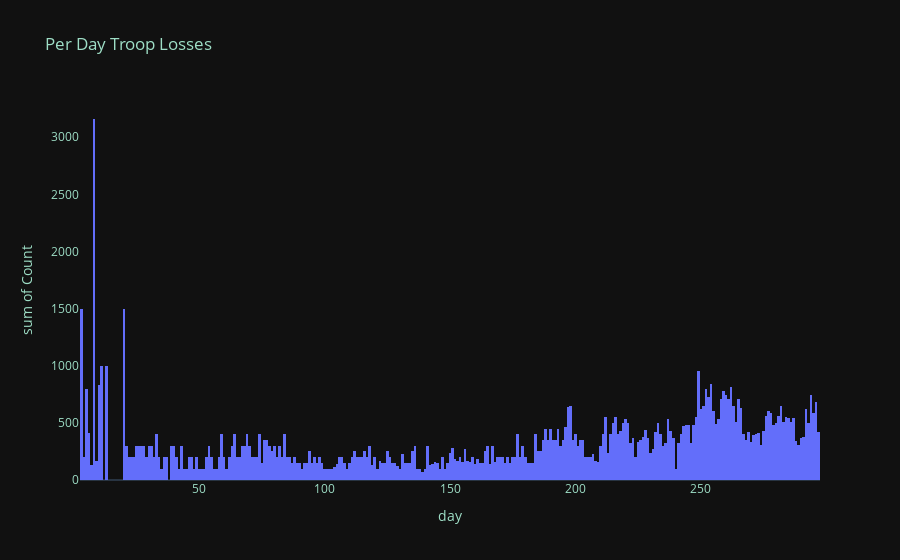

Here is the notebook cell this chart was saved with:
### Code cell
df2['Count'] = df2['personnel'] - df2['personnel'].shift(1)
fig = px.histogram(df2, x='day', y='Count', title='Per Day Troop Losses', nbins=max(df2['day']))
style()

### Figure 1 — Plotly figure (JSON) as saved in the notebook; plotly's stock layout.template omitted (floating-point values rounded to 4 significant figures; data arrays with more than 128 entries replaced by an {"elided": "..."} marker saying what was removed)
{"data": [{"alignmentgroup": "True", "bingroup": "x", "histfunc": "sum", "hovertemplate": "day=%{x}<br>sum of Count=%{y}<extra></extra>", "legendgroup": "", "marker": {"color": "#636efa", "pattern": {"shape": ""}}, "name": "", "nbinsx": 297, "offsetgroup": "", "orientation": "v", "showlegend": false, "type": "histogram", "x": {"elided": "296 int values"}, "xaxis": "x", "y": {"elided": "296 int values"}, "yaxis": "y"}], "layout": {"barmode": "relative", "font": {"color": "#9EDEC6"}, "legend": {"tracegroupgap": 0}, "title": {"text": "Per Day Troop Losses"}, "xaxis": {"anchor": "y", "domain": [0, 1], "showgrid": false, "title": {"text": "day"}}, "yaxis": {"anchor": "x", "domain": [0, 1], "showgrid": false, "title": {"text": "sum of Count"}}}}
